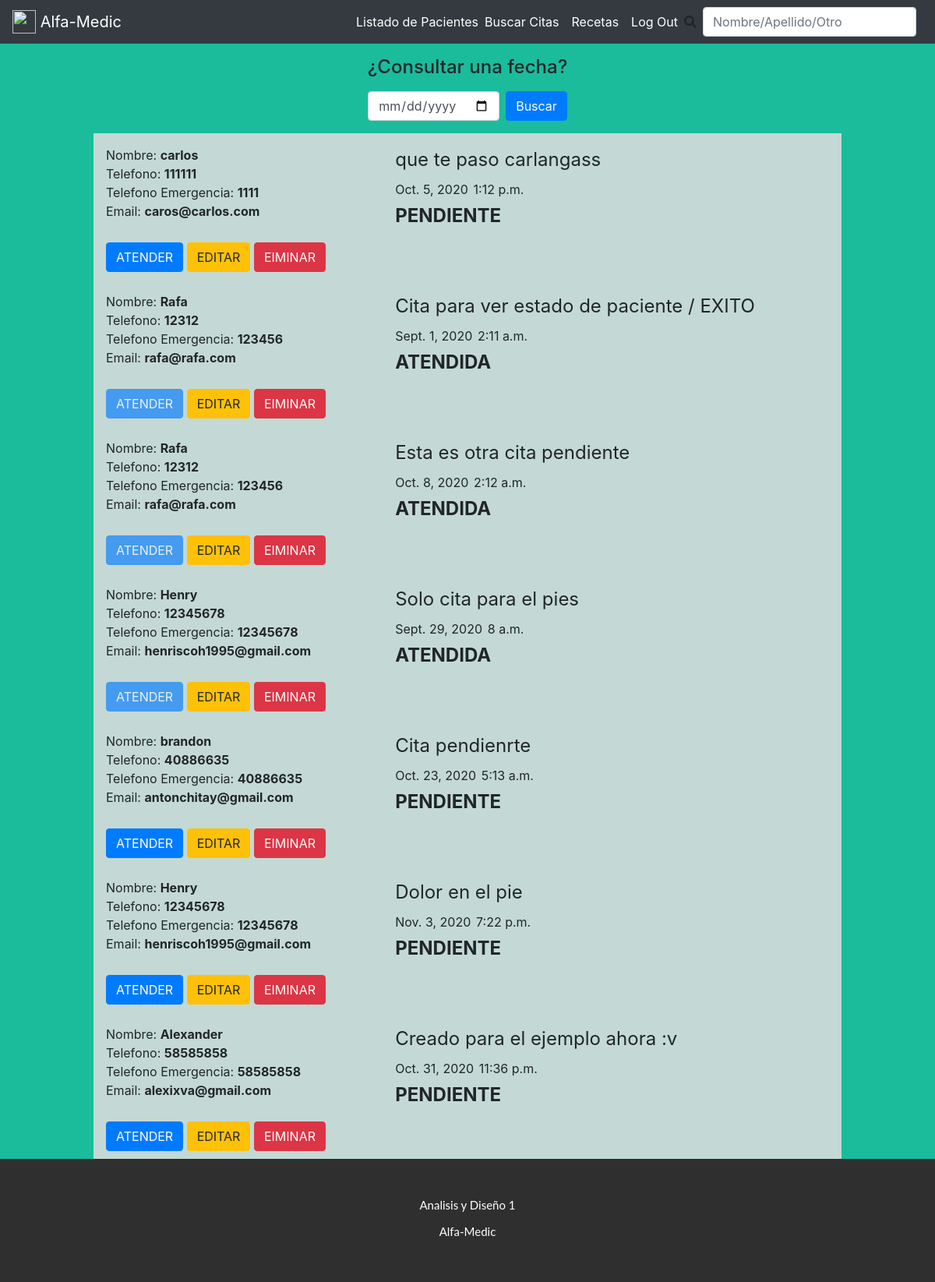
Screenshot of /citas (signed in) with the database file from the repository.
### cita/models.py (models this page shows)
class Cita(models.Model):
    ESTADO_OPCIONES = [
        ('PENDIENTE', 'Pendiente'),
        ('ATENDIDA', 'Atendida'),
        ('CANCELADA', 'Cancelada'),
    ]
    fecha = models.DateTimeField(auto_now_add=True)
    fecha_cita = models.DateField()
    hora_cita = models.TimeField()
    estado = models.CharField(max_length=10, choices=ESTADO_OPCIONES, default='PENDIENTE')
    comentario = models.CharField(max_length=50)
    paciente = models.ForeignKey("users.Paciente", related_name="citas", on_delete=models.CASCADE)
    def __str__(self):
        return self.comentario
    def get_absolute_url(self):
        return reverse("cita_detail", kwargs={"pk": self.pk})

### users/models.py (models this page shows, shortened)
class Paciente(models.Model):
    GENERO_OPCIONES = [
        ('MASCULINO', 'Masculino'),
        ('FEMENINO', 'Femenino'),
    ]
    nombre = models.CharField(max_length=100)
    apellido = models.CharField(max_length=100)
    telefono = models.CharField(max_length=50, blank=True, null=True)
    telefono_emergencia = models.CharField(max_length=50, blank=True, null=True)
    correo = models.CharField(max_length=100)
    fecha_nacimiento = models.DateField() #DateField(input_formats=settings.DATE_INPUT_FORMATS, null=True, blan=True) para introducir la fecha dd-mm-DDDD
    direccion = models.CharField(max_length=200)
    descripccion = models.CharField(max_length=500, blank=True, null=True)
    sexo = models.CharField(max_length=10, choices=GENERO_OPCIONES, default='FEMENINO')

### pages/views.py (the view)
# urls.py: path('citas', AppointmentsListView.as_view(), name='citas'),
class AppointmentsListView(LoginRequiredMixin,ListView):
    model = Cita
    context_object_name = 'cita_list'
    template_name = 'citas/lista_citas.html'
    login_url = '/notFound'
    def get_queryset(self):
        filter_val = self.request.GET.get('q', 'give-default-value')
        print(filter_val)
        try:
            new_context = Cita.objects.filter(
                fecha_cita=filter_val,
            )
            return new_context
        except:
            new_context = Cita.objects.all()
            return new_context

### templates/citas/lista_citas.html (shortened to what this page needs)
{% extends '_base.html' %}
{% load static %}
{% block css %}
<link rel="stylesheet" href="{% static 'css/citas.css' %}" />
{% endblock css %}
{% block content %}
    <div class="calendar">
        <h4>
            <label for="searchCalendar">¿Consultar una fecha?</label>
        </h4>
        <form  class="form-inline mt-2 mt-md-0" action="#"
            method="get">
            <input name="q" class="form-control mr-sm-2" type="date" placeholder="Search"
            aria-label="Search" id="searchCalendar">
            <input  class="btn btn-primary" type="submit" value="Buscar">
        </form>
    </div>
    <div class="citas">
        {% for cita in cita_list %}
            <div class="cita">
                <div class="paciente">
                    <p>
                        Nombre: <strong>{{cita.paciente.nombre}}</strong></br>
                        Telefono: <strong>{{cita.paciente.telefono}}</strong></br>
                        Telefono Emergencia: <strong>{{cita.paciente.telefono_emergencia}}</strong></br>
                        Email: <strong>{{cita.paciente.correo}}</strong></br>
                    </p>
                </div>
                <div class="resumen">
                    <p>
                        {{cita}} </br>
                        <small>{{cita.fecha_cita}}</small>
                        <small>{{cita.hora_cita}}</small>
                        <br>
                        <strong>{{cita.estado}}</strong>
                    </p>
                </div>
                <div class="actions">
                    {% if cita.estado == "ATENDIDA" or cita.estado == "CANCELADA" %}
                    <a href="{{ cita.get_absolute_url }}" class="btn btn-primary disabled" > ATENDER </a>
                    {% else  %}
                    <a href="{{ cita.get_absolute_url }}" class="btn btn-primary "> ATENDER </a>
                    {% endif  %}
                    <a href="{% url 'modificar_cita' cita.id %}" class="btn btn-warning "> EDITAR </a>
                    <a href="{% url 'eliminar_cita' cita.id %}" class="btn btn-danger "> EIMINAR </a>
                </div>
            </div>
        {% endfor %}
    </div>
 {% endblock  %}

### static/css/citas.css (style rules this page uses)
.calendar { display: flex; justify-content: center; align-items: center; flex-direction: column; padding:1rem; }
.citas { display: flex; justify-content: center; align-items: center; flex-direction: column; }
.citas .cita { background-color: #dededede; min-width: 80%; padding:1rem; display: grid; grid-template-rows: auto 2rem; grid-template-columns: 40% 60%; grid-template-areas: "paciente resumen" "actions actions"; }
.citas .cita .paciente { grid-area: paciente; }
.citas .cita .resumen { grid-area: resumen; font-size:1.5rem; }
.citas .cita .resumen small { font-size: 1rem; }
.citas .cita .actions { grid-area: actions; }

### static/base.css (style rules this page uses)
html, body { height: 100%; }

### rows the page displays
Cita: paciente.nombre "carlos", paciente.telefono "111111", paciente.telefono_emergencia "1111", paciente.correo "caros@carlos.com", comentario "que te paso carlangass", fecha_cita "Oct. 5, 2020", hora_cita "1:12 p.m.", estado "PENDIENTE"
Cita: paciente.nombre "Rafa", paciente.telefono "12312", paciente.telefono_emergencia "123456", paciente.correo "rafa@rafa.com", comentario "Cita para ver estado de paciente / EXITO", fecha_cita "Sept. 1, 2020", hora_cita "2:11 a.m.", estado "ATENDIDA"
Cita: paciente.nombre "Rafa", paciente.telefono "12312", paciente.telefono_emergencia "123456", paciente.correo "rafa@rafa.com", comentario "Esta es otra cita pendiente", fecha_cita "Oct. 8, 2020", hora_cita "2:12 a.m.", estado "ATENDIDA"
Cita: paciente.nombre "Henry", paciente.telefono "12345678", paciente.telefono_emergencia "12345678", paciente.correo "henriscoh1995@gmail.com", comentario "Solo cita para el pies", fecha_cita "Sept. 29, 2020", hora_cita "8 a.m.", estado "ATENDIDA"
Cita: paciente.nombre "brandon", paciente.telefono "40886635", paciente.telefono_emergencia "40886635", paciente.correo "antonchitay@gmail.com", comentario "Cita pendienrte", fecha_cita "Oct. 23, 2020", hora_cita "5:13 a.m.", estado "PENDIENTE"
Cita: paciente.nombre "Henry", paciente.telefono "12345678", paciente.telefono_emergencia "12345678", paciente.correo "henriscoh1995@gmail.com", comentario "Dolor en el pie", fecha_cita "Nov. 3, 2020", hora_cita "7:22 p.m.", estado "PENDIENTE"
Cita: paciente.nombre "Alexander", paciente.telefono "58585858", paciente.telefono_emergencia "58585858", paciente.correo "alexixva@gmail.com", comentario "Creado para el ejemplo ahora :v", fecha_cita "Oct. 31, 2020", hora_cita "11:36 p.m.", estado "PENDIENTE"
